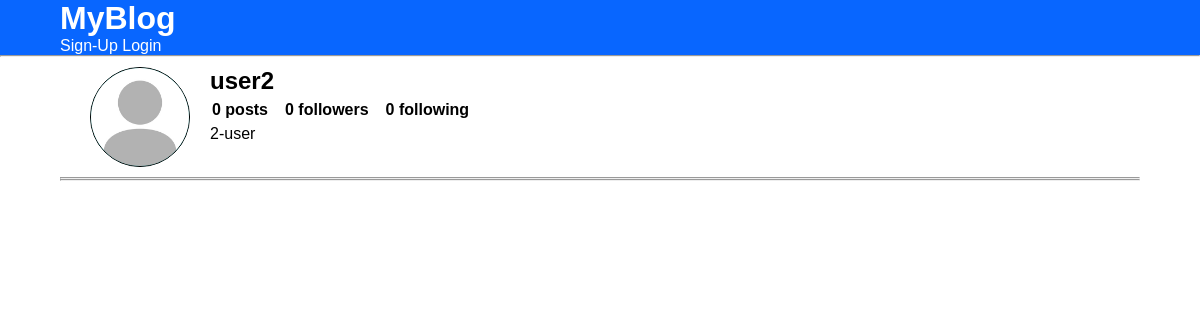
The app's page /profile/?username=user2, older data.
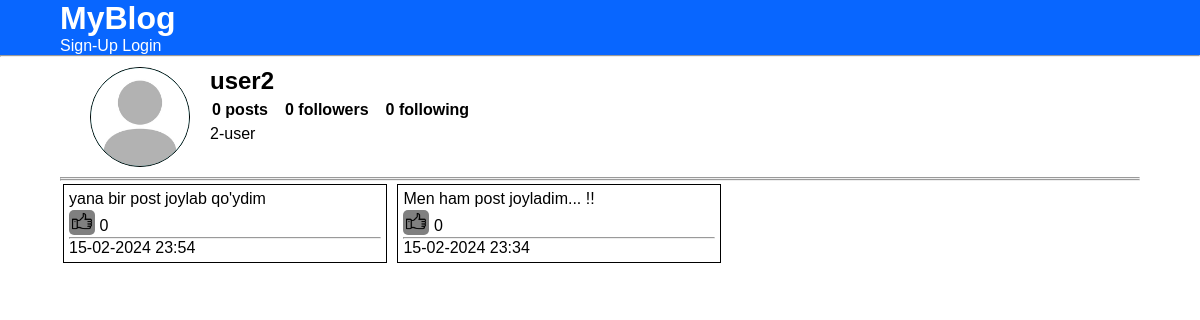
The same page, newer data.
### tables this page shows
CREATE TABLE "profiles" (
	"id"	INTEGER,
	"name"	TEXT NOT NULL,
	"bio"	TEXT,
	"username"	TEXT NOT NULL,
	"is_active"	INTEGER NOT NULL DEFAULT 0,
	"photo"	TEXT,
	"followers"	INTEGER DEFAULT 0,
	"posts"	INTEGER DEFAULT 0,
	"following"	INTEGER DEFAULT 0,
	PRIMARY KEY("id" AUTOINCREMENT)
);

CREATE TABLE "posts" (
	"id"	INTEGER,
	"author_id"	INTEGER,
	"text"	TEXT,
	"photo"	TEXT,
	"likes"	INTEGER DEFAULT 0,
	"date"	TEXT,
	PRIMARY KEY("id" AUTOINCREMENT)
);

### includes/db-functions/profiles.php (called while the page is built, shortened)
<?php
function get_profile_by_username($username, $db){
	$profile = $db->query("SELECT * FROM profiles WHERE username = '$username';")->fetch(PDO::FETCH_ASSOC);
	return $profile;
}
?>

### includes/db-functions/posts.php (called while the page is built, shortened)
<?php
function get_posts_by_author_id($id, $db){
	$query = $db->prepare("SELECT * FROM posts WHERE author_id = :id ORDER BY id DESC");
	$query->execute([
		"id" => $id
	]);
	$posts = $query->fetchAll(PDO::FETCH_ASSOC);
	return $posts;
}
?>

### profile/index.php (the view, shortened to what this page needs)
<?php
$path = "../includes";
require "$path/database.php";
require "$path/db-functions/profiles.php";
require "$path/db-functions/posts.php";
$username = $_GET['username'];
$user = get_user_by_username($username, $db);
if(empty($user)){
	echo "<center><h1>User not found</h1><br><a href='/'>Back</a></center>";
}else{
	$profile = get_profile_by_username($username, $db);
	$profile_id = $profile['id'];
	$posts = get_posts_by_author_id($profile_id, $db);
	require "$path/header.php";
?>
<link rel="stylesheet" href="../static/profile.css">
<link rel="stylesheet" href="../static/post.css">
<div class="container">
	<div class='profile-info'>
		<img class="profile-img" src="../media/profile-img/default.jpg">
		<div class="profile-right">
			<h2><?= $profile['username'] ?></h2>
			<table >
				<th><?= $profile['posts'] ?> posts</th>
				<th><?= $profile['followers'] ?> followers</th>
				<th><?= $profile['following'] ?> following</th>
			</table>
			<p><?= $profile['name'] ?></p>
		</div>
	</div>
	<hr>
	<hr>
	<div id="posts">
		<?php foreach ($posts as $post): ?>
			<div class="post-card">
				<p><?php echo $post['text']?></p>
				<button onclick=like(this) class="like-btn" value=<?php echo $post['id']?> ><img src="../static/images/like.png"></button> <?= $post['likes'] ?>
				<hr>
				<p><?= $post['date']?></p>
			</div>
		<?php endforeach ?>
	</div>
</div>
<?php require "$path/footer.php"; } ?>

### includes/header.php (shortened to what this page needs)
<!DOCTYPE html>
<html>
<head>
	<link rel="stylesheet" type="text/css" href="<?= $path ?>/../static/style.css">
</head>
<body>
	<header>
		<div class="container">
			<h1><a href="/">MyBlog</a></h1>
			<nav>
				<?php if($_SESSION['authenticated']): ?>
					Profile: <a href="/profile/?username=<?= $_SESSION['profile']['username'] ?>">
						<?php echo $_SESSION['profile']['name']; ?>
					</a>
					<br>
					<a href="/auth/logout.php">Logout</a>
				<?php else: ?>
					<a href="/auth/signup.php">Sign-Up</a>
					<a href="/auth/login.php">Login</a>
				<?php endif ?>
			</nav>
		</div>
	</header>
	<hr>

### static/style.css (style rules this page uses)
* { padding: 0; margin: 0; box-sizing: border-box; font-family: sans-serif; }
.container { width: 90%; margin: 0 auto; }
header { background-color: #0866ff; color: white; }
header a { color: white; text-decoration: none; }

### static/profile.css (style rules this page uses)
.profile-info { display: flex; width: 100%; justify-content: space-between; padding: 10px 30px; }
.profile-img { display: inline-block; width: 100px; height: 100px; background-color: rgb(0, 148, 148); border: 1px solid black; border-radius: 50%; }
.profile-right { width: 100%; padding-left: 20px; }
table, th { text-align: center; padding: 2px 0; padding-right: 15px; }
.like-btn { border: none; border-radius: 5px; background-color: grey; padding: 1px 3px; margin: 2px 0; }
.like-btn img { width: 20px; height: 20px; }

### static/post.css (style rules this page uses)
.post-card { display: inline-block; border: 1px solid black; width: 30%; padding: 5px; margin: 3px; }

Row changes from the older to the newer data that the page shows:
added posts: text "yana bir post joylab qo'ydim", $post['id'] 6 (drawn), likes "0", date "15-02-2024 23:54"
added posts: text "Men ham post joyladim... !!", $post['id'] 5 (drawn), likes "0", date "15-02-2024 23:34"
